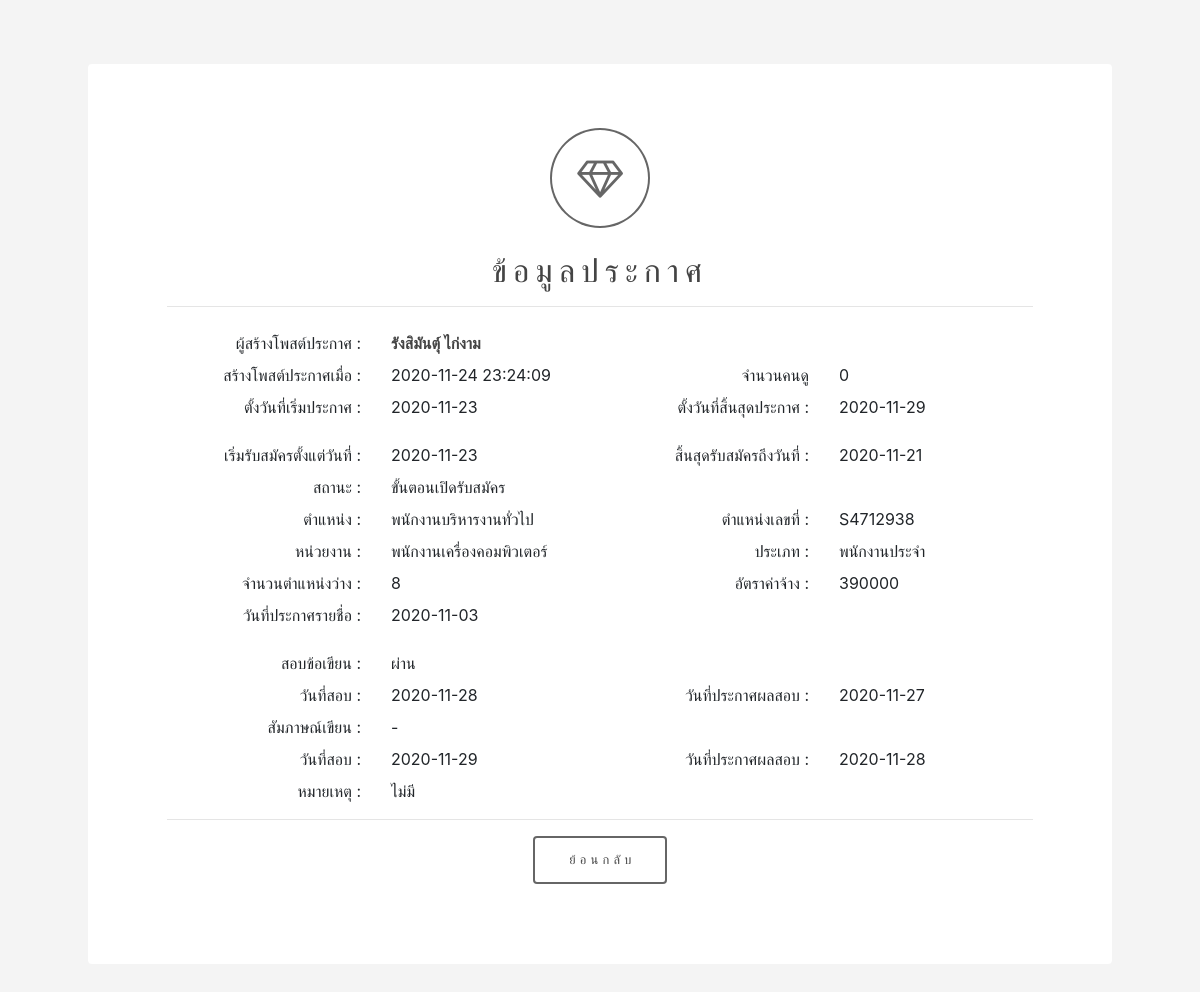
The app's page /Master/authen_showed.php?id=2 (signed in) with its own data.
### tables this page shows
CREATE TABLE IF NOT EXISTS `tb_work` (
  `pw_id` int(11) NOT NULL AUTO_INCREMENT,
  `pw_fullname` varchar(255) NOT NULL,
  `pw_fancday` date NOT NULL,
  `pw_lancday` date NOT NULL,
  `pw_fregisday` date NOT NULL,
  `pw_lregisday` date NOT NULL,
  `pw_status` varchar(100) NOT NULL,
  `pw_ranknum` varchar(20) NOT NULL,
  `pw_rank` varchar(255) NOT NULL,
  `pw_agency` varchar(255) NOT NULL,
  `pw_category` varchar(100) NOT NULL,
  `pw_rankblank` int(3) NOT NULL,
  `pw_wagerate` int(11) NOT NULL,
  `pw_regisday` date NOT NULL,
  `pw_ancnameday` date NOT NULL,
  `pw_writtenexam` varchar(100) NOT NULL,
  `pw_wted` date NOT NULL,
  `pw_wterd` date NOT NULL,
  `pw_interview` varchar(100) NOT NULL,
  `pw_itved` date NOT NULL,
  `pw_itverd` date NOT NULL,
  `pw_note` varchar(255) NOT NULL,
  `pw_views` int(11) NOT NULL,
  `pw_datatime` timestamp NOT NULL DEFAULT CURRENT_TIMESTAMP,
  PRIMARY KEY (`pw_id`)
);

### Master/services.php (called while the page is built, shortened)
<?php
class DB_conn
{
  function __construct()
  {
    $conn = mysqli_connect(SERVER, USER, PASS, DBNAME);
    $this->dbcon = $conn;
  }
  public function getid($userid)
  {
    $result = mysqli_query($this->dbcon, "SELECT * FROM tb_work WHERE pw_id = '$userid'");
    return $result;
  }
}

### Master/authen_showed.php (the view, shortened to what this page needs)
<?php
include_once('interface.php');
include_once('services.php');
if ($_SESSION['id'] == "") {
	header("location: login.php");
} else {
?>
	<head>
	</head>
	<body>
		<div id="wrapper">
			<section id="intro" class="main">
				<span class="icon fa-diamond major"></span>
				<h2>ข้อมูลประกาศ</h2>
				<?php
				$userid = $_GET['id'];
				$updateuser = new DB_conn();
				$sql = $updateuser->getid($userid);
				while ($row = mysqli_fetch_array($sql)) {
				?>
					<form action="" method="post">
						<div class="container">
							<hr>
							<div class="row mt-4">
								<div class="col-sm-3 text-right">ผู้สร้างโพสต์ประกาศ :</div>
								<div class="col-sm-3 text-left"><b><?php echo $row['pw_fullname'];?></b></div>
								<div class="col-sm-6 text-right"></div>
							</div>
							<div class="row mt-2">
								<div class="col-sm-3 text-right">สร้างโพสต์ประกาศเมื่อ :</div>
								<div class="col-sm-3 text-left"><?php echo $row['pw_datatime'];?></div>
								<div class="col-sm-3 text-right">จำนวนคนดู</div>
								<div class="col-sm-3 text-left"><?php echo $row['pw_views'];?></div>
							</div>
							<div class="row mt-2">
								<div class="col-sm-3 text-right">ตั้งวันที่เริ่มประกาศ :</div>
								<div class="col-sm-3 text-left"><?php echo $row['pw_fancday'];?></div>
								<div class="col-sm-3 text-right">ตั้งวันที่สิ้นสุดประกาศ :</div>
								<div class="col-sm-3 text-left"><?php echo $row['pw_lancday'];?></div>
							</div>
							<div class="row mt-4">
								<div class="col-sm-3 text-right">เริ่มรับสมัครตั้งแต่วันที่ :</div>
								<div class="col-sm-3 text-left"><?php echo $row['pw_fregisday'];?></div>
								<div class="col-sm-3 text-right">สิ้นสุดรับสมัครถึงวันที่ :</div>
								<div class="col-sm-3 text-left"><?php echo $row['pw_lregisday'];?></div>
							</div>
							<div class="row mt-2">
								<div class="col-sm-3 text-right">สถานะ :</div>
								<div class="col-sm-3 text-left"><?php echo $row['pw_status']; ?></div>
								<div class="col-sm-3"></div>
								<div class="col-sm-3"></div>
							</div>
							<div class="row mt-2">
								<div class="col-sm-3 text-right">ตำแหน่ง :</div>
								<div class="col-sm-3 text-left"><?php echo $row['pw_rank']; ?></div>
								<div class="col-sm-3 text-right">ตำแหน่งเลขที่ :</div>
								<div class="col-sm-3 text-left"><?php echo $row['pw_ranknum']; ?></div>
							</div>
							<div class="row mt-2">
								<div class="col-sm-3 text-right">หน่วยงาน :</div>
								<div class="col-sm-3 text-left"><?php echo $row['pw_agency']; ?></div>
								<div class="col-sm-3 text-right">ประเภท :</div>
								<div class="col-sm-3 text-left"><?php echo $row['pw_category']; ?></div>
							</div>
							<div class="row mt-2">
								<div class="col-sm-3 text-right">จำนวนตำแหน่งว่าง :</div>
								<div class="col-sm-3 text-left"><?php echo $row['pw_rankblank']; ?></div>
								<div class="col-sm-3 text-right">อัตราค่าจ้าง :</div>
								<div class="col-sm-3 text-left"><?php echo $row['pw_wagerate']; ?></div>
							</div>
							<div class="row mt-2 mb-4">
								<div class="col-sm-3 text-right">วันที่ประกาศรายชื่อ :</div>
								<div class="col-sm-3 text-left"><?php echo $row['pw_ancnameday']; ?></div>
							</div>
							<div class="row mt-2">
								<div class="col-sm-3 text-right">สอบข้อเขียน :</div>
								<div class="col-sm-3 text-left"><?php echo $row['pw_writtenexam']; ?></div>
								<div class="col-sm-3"></div>
								<div class="col-sm-3"></div>
							</div>
							<div class="row mt-2">
								<div class="col-sm-3 text-right">วันที่สอบ :</div>
								<div class="col-sm-3 text-left"><?php echo $row['pw_wted']; ?></div>
								<div class="col-sm-3 text-right">วันที่ประกาศผลสอบ :</div>
								<div class="col-sm-3 text-left"><?php echo $row['pw_wterd']; ?></div>
							</div>
							<div class="row mt-2">
								<div class="col-sm-3 text-right">สัมภาษณ์เขียน :</div>
								<div class="col-sm-3 text-left"><?php echo $row['pw_interview']; ?></div>
								<div class="col-sm-3"></div>
								<div class="col-sm-3"></div>
							</div>
							<div class="row mt-2">
								<div class="col-sm-3 text-right">วันที่สอบ :</div>
								<div class="col-sm-3 text-left"><?php echo $row['pw_itved']; ?></div>
								<div class="col-sm-3 text-right">วันที่ประกาศผลสอบ :</div>
								<div class="col-sm-3 text-left"><?php echo $row['pw_itverd']; ?></div>
							</div>
							<div class="row mt-2">
								<div class="col-sm-3 text-right">หมายเหตุ :</div>
								<div class="col-sm-3 text-left"><?php echo $row['pw_note']; ?></div>
								<div class="col-sm-3"></div>
								<div class="col-sm-3"></div>
							</div>
						<?php
					}
						?>
						<hr>
						<div class="row">
							<div class="col-md-4 col-sm-6 text-center">
							</div>
							<div class="col-md-4 col-sm-6">
								<ul class="actions">
									<li><a href="authen_show.php" class="button big">ย้อนกลับ</a></li>
								</ul>
							</div>
						</div>
						</div>
					</form>
			</section>
		</div>
	</body>
<?php
}
?>

### Master/assets/css/main.css (style rules this page uses)
html, body, div, span, applet, object, iframe, h1, h2, h3, h4, h5, h6, p, blockquote, pre, a, abbr, acronym, address, big, cite, code, del, dfn, em, img, ins, kbd, q, s, samp, small, strike, strong, sub, sup, tt, var, b, u, i, center, dl, dt, dd, ol, ul, li, fieldset, form, label, legend, table, caption, tbody, tfoot, thead, tr, th, td, article, aside, canvas, details, embed, figure, figcaption, footer, header, hgroup, menu, nav, output, ruby, section, summary, time, mark, audio, video { margin: 0; padding: 0; border: 0; font-size: 100%; font: inherit; vertical-align: baseline; }
article, aside, details, figcaption, figure, footer, header, hgroup, menu, nav, section { display: block; }
body { line-height: 1; }
ol, ul { list-style: none; }
body { -webkit-text-size-adjust: none; }
*, *:before, *:after { -moz-box-sizing: border-box; -webkit-box-sizing: border-box; box-sizing: border-box; }
body { -ms-overflow-style: scrollbar; }
body { background: #f4f4f4; }
body { background-color: #f4f4f4; color: #666666; }
body, input, select, textarea { font-family: "Source Sans Pro", Helvetica, sans-serif; font-size: 17pt; font-weight: 200; line-height: 1.65; }
@media screen and (max-width: 1680px) { body, input, select, textarea { font-size: 13pt; } }
@media screen and (max-width: 1280px) { body, input, select, textarea { font-size: 12pt; } }
a { -moz-transition: color 0.2s ease, border-bottom-color 0.2s ease; -webkit-transition: color 0.2s ease, border-bottom-color 0.2s ease; -ms-transition: color 0.2s ease, border-bottom-color 0.2s ease; transition: color 0.2s ease, border-bottom-color 0.2s ease; text-decoration: none; border-bottom: dotted 1px; }
strong, b { font-weight: 400; }
h1, h2, h3, h4, h5, h6 { font-weight: 400; line-height: 1.5; margin: 0 0 1em 0; text-transform: uppercase; letter-spacing: 0.375rem; }
h2 { font-size: 1.75em; }
hr { border: 0; border-bottom: solid 1px; margin: 2em 0; }
a { color: inherit; }
strong, b { color: #444444; }
h1, h2, h3, h4, h5, h6 { color: #444444; }
hr { border-bottom-color: #666666; }
input[type="submit"], input[type="reset"], input[type="button"], button, .button { -moz-appearance: none; -webkit-appearance: none; -ms-appearance: none; appearance: none; -moz-transition: box-shadow 0.2s ease-in-out, background-color 0.2s ease-in-out, color 0.2s ease-in-out; -webkit-transition: box-shadow 0.2s ease-in-out, background-color 0.2s ease-in-out, color 0.2s ease-in-out; -ms-transition: box-shadow 0.2s ease-in-out, background-color 0.2s ease-in-out, color 0.2s ease-in-out; transition: box-shadow 0.2s ease-in-out, background-color 0.2s ease-in-out, color 0.2s ease-in-out; border-radius: 4px; border: 0; cursor: pointer; display: inline-block; font-weight: 400; height: 3.5em; line-height: 3.5em; padding: 0 2em 0 2.375em; text-align: center; text-decoration: none; white-space: nowrap; text-transform: uppercase; letter-spacing: 0.325em; font-size: 0.725em; }
input[type="submit"].big, input[type="reset"].big, input[type="button"].big, button.big, .button.big { font-size: 0.8em; padding: 0 2.5em 0 2.875em; height: 3.75em; line-height: 3.75em; }
input[type="submit"], input[type="reset"], input[type="button"], button, .button { background-color: transparent; box-shadow: inset 0 0 0 2px #666666; color: #444444 !important; }
form { margin: 0 0 2em 0; }
.icon { text-decoration: none; border-bottom: none; position: relative; }
.icon:before { -moz-osx-font-smoothing: grayscale; -webkit-font-smoothing: antialiased; font-family: FontAwesome; font-style: normal; font-weight: normal; text-transform: none !important; }
.icon.major { display: block; margin: 0 0 1.5em 0; }
.icon.major:before { cursor: default; font-size: 2.5rem; box-shadow: inset 0 0 0 2px #666666; width: 2.5em; height: 2.5em; line-height: 2.5em; display: inline-block; border-radius: 100%; color: #666666; }
ul { list-style: disc; margin: 0 0 2em 0; padding-left: 1em; }
ul li { padding-left: 0.5em; }
ul.actions { cursor: default; list-style: none; padding-left: 0; }
ul.actions li { display: inline-block; padding: 0 1em 0 0; vertical-align: middle; }
ul.actions li:last-child { padding-right: 0; }
#wrapper { width: 64em; margin: 0 auto; max-width: calc(100% - 4em); padding: 4em 0 2em 0; }
#wrapper > .main { margin-bottom: 4em; }
#intro { padding: 4em 4em 2em 4em; background-color: #ffffff; border-radius: 4px; text-align: center; }

### Master/authen_showed.php (style rules this page uses)
body { background-color: #f4f4f4; }

### records on screen
tb_work: pw_fullname "รังสิมันตุ์ ไก่งาม", pw_datatime "2020-11-24 23:24:09", pw_views "0", pw_fancday "2020-11-23", pw_lancday "2020-11-29", pw_fregisday "2020-11-23", pw_lregisday "2020-11-21", pw_status "ขั้นตอนเปิดรับสมัคร", pw_rank "พนักงานบริหารงานทั่วไป", pw_ranknum "S4712938", pw_agency "พนักงานเครื่องคอมพิวเตอร์", pw_category "พนักงานประจำ", pw_rankblank "8", pw_wagerate "390000", pw_ancnameday "2020-11-03", pw_writtenexam "ผ่าน", pw_wted "2020-11-28", pw_wterd "2020-11-27", pw_interview "-", pw_itved "2020-11-29", pw_itverd "2020-11-28", pw_note "ไม่มี"
